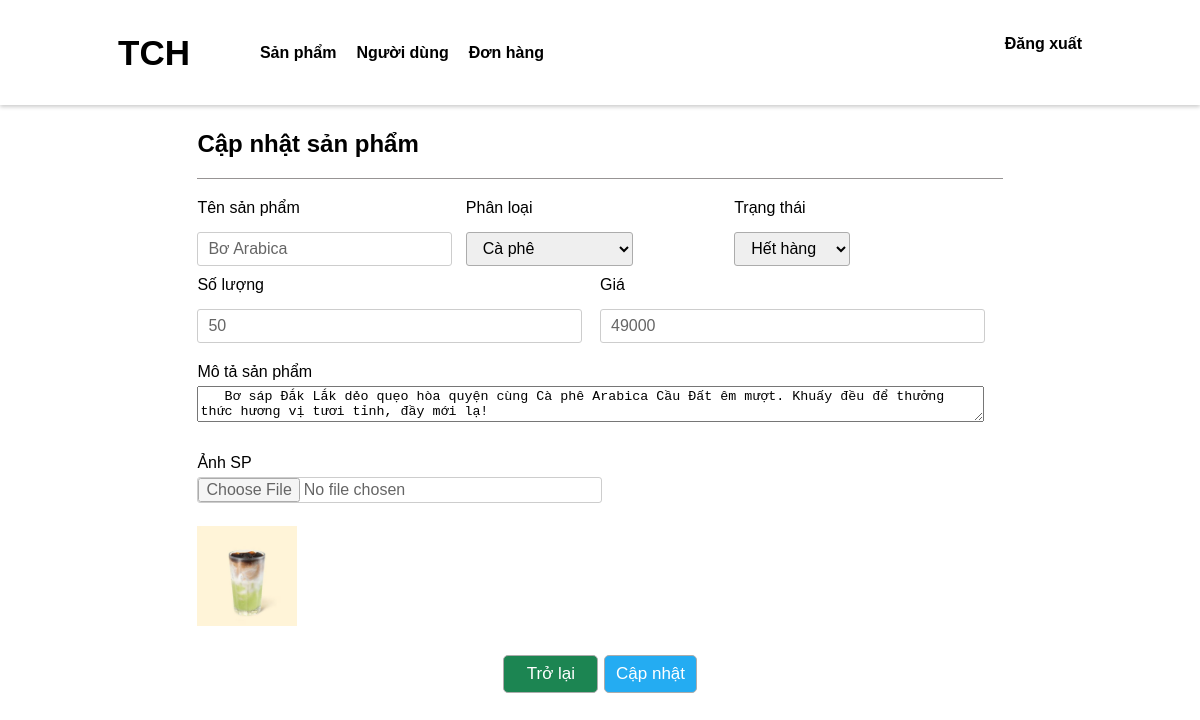
The page /admin/capNhat_SP.php?id=13 (signed in) on the database its author committed.
### tables this page shows
CREATE TABLE `san_pham` (
  `id` bigint NOT NULL AUTO_INCREMENT,
  `ten` varchar(50) DEFAULT NULL,
  `loai` varchar(50) DEFAULT NULL,
  `so_luong` int DEFAULT NULL,
  `gia` float DEFAULT NULL,
  `mo_ta` text,
  `anh` varchar(255) DEFAULT NULL,
  `trang_thai` tinyint(1) DEFAULT '1',
  PRIMARY KEY (`id`)
);

### php/admin/getObjectById.php (called while the page is built, shortened)
<?php
function getObjectById($con, $tableName, $id)
{
    $sql = "SELECT * FROM $tableName WHERE id = ? ";
    $stmt = $con->prepare($sql);
    if ($stmt) {
        $stmt->bind_param("i", $id);
        $stmt->execute();
        $result = $stmt->get_result();
        return $result->fetch_assoc();
    }
    return null;
}

### admin/capNhat_SP.php (the view, shortened to what this page needs)
<!DOCTYPE html>
<html lang="en">
<head>
    <link rel="stylesheet" href="css/update.css">
</head>
<body>
    <?php
    require('layout/header.php');
    include('../php/admin/getObjectById.php');
    include('../php/admin/updateObjectById.php');
    $id = $_GET['id'];
    $sanPham = getObjectById($con, 'san_pham', $id);
    ?>
    <div class="update">
        <div class="title">
            <h2>Cập nhật sản phẩm</h2>
        </div>
        <div class="main">
            <form id="formCapNhatSP" action="capNhat_SP.php" method="post" enctype="multipart/form-data">
                <div class="gr">
                    <div class="infor">
                        <label for="name">Tên sản phẩm</label>
                        <input type="text" id="name" name="tenSanPham" value="<?php echo $sanPham['ten'] ?>" style="opacity: 0.6;">
                    </div>
                    <div class="infor">
                        <label for="loai">Phân loại</label><br>
                        <select name="loai" id="loai">
                            <option value="CaPhe" <?php echo $sanPham['loai'] == 'CaPhe' ? 'selected' : ' ' ?>>Cà phê
                            </option>
                        </select>
                    </div>
                    <div class="infor">
                        <label for="trang-thai">Trạng thái</label><br>
                        <select name="trang_thai" id="loai">
                            <option value="0" <?php echo $sanPham['trang_thai'] == 0 ? 'selected' : ' ' ?>>Hết hàng
                            </option>
                        </select>
                    </div>
                </div>
                <div class="gr">
                    <div class="infor">
                        <label for="quantify">Số lượng</label>
                        <input type="number" id="quantify" name="soLuong" value="<?php echo $sanPham['so_luong'] ?>" style="opacity: 0.6;">
                    </div>
                    <div class="infor">
                        <label for="price">Giá</label>
                        <input type="number" id="price" name="gia" value="<?php echo $sanPham['gia'] ?>" style="opacity: 0.6;">
                    </div>
                </div>
                <div class="mota">
                    Mô tả sản phẩm <br><textarea name="moTaSanPham"
                        id="moTaSanPham"> <?php echo $sanPham['mo_ta'] ?> </textarea><br>
                </div>
                <span class="error " id="moTaSanPhamError"> Mô tả sản phẩm không được để trống</span><br>
                <div class="infor">
                    <label for="anhSanPham">Ảnh SP</label>
                    <input id="anhSanPham" type="file" name="anhSanPham" style="opacity: 0.6;">
                </div><br>
                <div class="infor">
                    <img src="img/<?php echo $sanPham['anh'] ?>" width="100px" height="100px" alt="">
                </div>
                <div class="submit">
                    <a href="quanLySP.php" style="background-color: #1C8552; color : white;">Trở lại</a>
                    <button style="background-color: #24ACF2; color: white">Cập nhật</button>
                </div>
            </form>
        </div>
    </div>
</body>
</html>

### admin/css/update.css (style rules this page uses)
.update { margin: 130px auto; height: 100vh; font-family: Arial, sans-serif; width: 68%; }
.update .title { border-bottom: 1px solid #979494; margin: 25px 0px 20px 0px; }
form { justify-content: space-between; }
.gr { display: flex; }
.infor { margin-right: 2.5%; width: 50%; position: relative; }
.infor input { margin: 15px 0; border-radius: 3px; border: 1px solid #acacac; height: 30px; width: 97%; margin-bottom: 10px; padding-left: 10px; font-size: 16px; }
.infor #loai { margin-top: 15px; padding: 6.5px 12px; font-size: 16px; color: #000; border-radius: 3px; border: 1px solid #acacac; }
.mota { margin: 10px 0px; }
.mota>textarea { margin-top: 5px; width: 97%; }
.infor #anhSanPham { padding: 0px; margin: 5px 0px; text-align: center; height: 100%; width: 100%; }
.submit { margin: 25px 38%; display: flex; }
.submit>button { border-radius: 5px; border: 1px solid #acacac; padding: 8px 2%; height: 37.6px; width: 100%; font-size: 17px; box-sizing: border-box; margin-left: 6px; }
.submit>a { text-align: center; text-decoration: none; border-radius: 5px; border: 1px solid #acacac; padding: 8px 5%; height: 20px; width: 85%; font-size: 17px; }

### rows shown on the page
san_pham: tenSanPham "Bơ Arabica", loai "Cà phê", trang_thai "Hết hàng", soLuong "50", gia "49000", moTaSanPham "Bơ sáp Đắk Lắk dẻo quẹo hòa quyện cùng Cà phê Arabica Cầu Đất êm mượt. Khuấy đều để thưởng thức hương vị tươi tỉnh, đầy mới lạ!", anh (picture)
